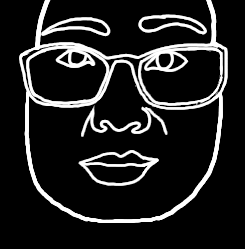
#> input picture script/thin_target/AIImage03315_repeat_up_dtc.png, 245 x 249 px, given as the content of the folder Github/Dataset_original/face_real/train_set/face_color_thin/, which was not available
$ python augment_edge_sample.py   (older library calls are emulated)
#> lines starting #> are read from the running program, lines starting #| are printed output that depends on the picture; pictures that were not available may be replaced by others from this repository, and a replacement may not be noted
# -*- coding: utf-8 -*-
from PIL import Image
import os
import numpy as np
import sys
import string
from PIL import ImageEnhance
#import ImageEnhance
import random
import argparse
import shutil
from pylab import *
from numpy import *

import glob

def make_parser():
	parser = argparse.ArgumentParser(description='Process Images.',
									 formatter_class=argparse.ArgumentDefaultsHelpFormatter)
	add_arg = parser.add_argument
	add_arg('--src_color',			default=False, type=str,			help='File pattern to load for training.')
	add_arg('--src_mask',			default=False, type=str,			help='File pattern to load for training mask.')
	add_arg('--src_label',			default=False, type=str,			help='File pattern to load for training label.')
	add_arg('--dst_color',			default=False, type=str,			help='Path  to save color images.')
	add_arg('--dst_mask',			default=False, type=str,			help='Path  to save mask images.')
	add_arg('--dst_label',			default=False, type=str,			help='Path  to save label images.')
	add_arg('--resize',				default=0, type=int,				help='images size.')
	add_arg('--augment',			default=0, type=int,				help='images size.')
	return parser

def histeq(im,nbr_bins = 256):
    """对一幅灰度图像进行直方图均衡化"""
    #计算图像的直方图
    #在numpy中，也提供了一个计算直方图的函数histogram(),第一个返回的是直方图的统计量，第二个为每个bins的中间值
    imhist,bins = histogram(im.flatten(),nbr_bins,normed= True)
    cdf = imhist.cumsum()   #
    cdf = 255.0 * cdf / cdf[-1]
    #使用累积分布函数的线性插值，计算新的像素值
    im2 = interp(im.flatten(),bins[:-1],cdf)
    return im2.reshape(im.shape),cdf

'''
def get_imlist(path):
	return [f for f in os.listdir(path) if (f.endswith('.bmp') or f.endswith('.jpg'))]
'''
#import pdb
def get_imlist(path, szExt):
	print(type(path))
	return [f for f in os.listdir(path) if (f.endswith(szExt) or f.endswith('.JPG') or f.endswith('.png'))]
#args=sys.argv

def resize_img():
	print("begin")
	parser = make_parser()
	args = parser.parse_args()
	args.src_color = r'E:\\Github\\Dataset_original\\face_real\\train_set\\face_color_thin/'              #'F:/edge_detection/sample/train_set/face_real/face_color_thin_dark/'
	args.src_mask = r'' #'F:/edge_detection/sample/train_set/face_real/face_mask_thin_dark/'
	args.src_label =r'E:\\Github\\Dataset_original\\face_real\\train_set\\face_label_thin/'  				  #'F:/edge_detection/sample/train_set/face_real/face_label_thin_dark/'

	args.dst_color = r'E:\\Github\\Dataset\\face_real\\train_set\\face_color_thin/'        		# r'F:/edge_detection/sample/train_set/face_real/face_color_thin_dark_512/'
	args.dst_mask =  r'' 	#r'F:/edge_detection/sample/train_set/face_real/face_mask_thin_dark_512/'
	args.dst_label =r'E:\\Github\\Dataset\\face_real\\train_set\\face_label_thin/'  		#r'F:/edge_detection/sample/train_set/face_real/face_label_thin_dark_512/'
	args.augment = 1
	args.resize = 512
	g_bMirror = 1
	g_lBright = 1
	g_lContrast = 1
	g_lNoise  = 1
	g_bHisteq = 0
	if os.path.isdir(args.dst_color):
		shutil.rmtree(args.dst_color)
	os.makedirs(args.dst_color)
	if os.path.isdir(args.dst_mask):
		shutil.rmtree(args.dst_mask)
	os.makedirs(args.dst_mask)
	if  os.path.isdir(args.dst_label):
		shutil.rmtree(args.dst_label)
	os.makedirs(args.dst_label)

	print("color={}; mask={}, label={}; dst_color={}; dst_mask={};  dst_label={}; ".format(args.src_color, args.src_mask, args.src_label, args.dst_color, args.dst_mask, args.dst_label))
	img_list = get_imlist(args.src_color, '.jpg')
	img_num = len(img_list)
	total_num =0
	resize = args.resize
	b_augment = args.augment
	if(len(img_list)==0):
		print("error: no image file found!")
		return -1
	for in_idx, in_ in enumerate(img_list):
		print("process #id {}, #total {}, #name {},".format(in_idx, img_num, in_,))
		in_color=(Image.open(args.src_color+in_))
#> in_color is the input picture: PIL image 245x249 L; min 0, max 255, mean 33.4
		(imgHeight, imgWidth)=in_color.size
#> imgHeight = 245; imgWidth = 249
		if(imgHeight>imgWidth):
			dstWidth = resize
			scale=(float)(dstWidth)/(float)(imgWidth)
			dstHeight=int(scale*imgHeight)
		else:
			dstHeight = resize
			scale=(float)(dstHeight)/(float)(imgHeight)
#> scale = 2.09
			dstWidth=(int)(scale*imgWidth)
#> dstWidth = 520
		xMin=int(random.uniform(0, (dstHeight-resize)/2))
		yMin=int(random.uniform(0, (dstWidth-resize)/2))
#> yMin = 2
		xMax=xMin+resize
		yMax=yMin+resize
#> yMax = 514
		box=(xMin,yMin,xMax,yMax)
#> box = (0, 2, 512, 514)
		#print box
		dstHeight = resize
		dstWidth = resize

		#resize color
		out_color = (in_color.resize((dstHeight,dstWidth),Image.BILINEAR))	 #改为双线性
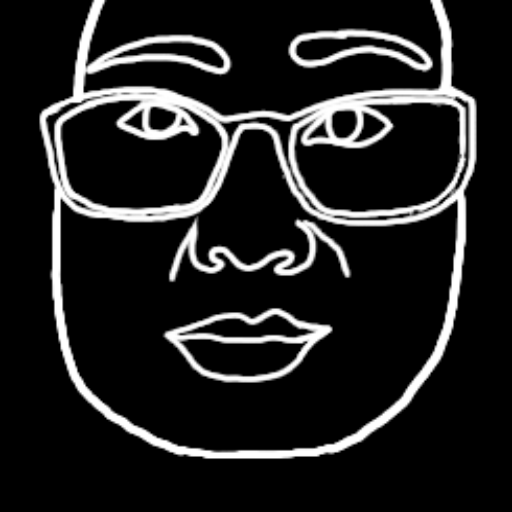
#> out_color: PIL image 512x512 L; min 0, max 255, mean 33.4
		outpath_color = args.dst_color
		#out_crop_color=out_color.crop(box)
		out_crop_color = out_color
		out_crop_color.save(outpath_color + in_)

		#resize label
		in_label_name = os.path.splitext(in_)[0]+'.png'
		#in_label_name = in_
		in_label = (Image.open(args.src_label+in_label_name))
		out_label = (in_label.resize((dstHeight,dstWidth),Image.BILINEAR))	  	 #改为双线性
		# [5 lines of commented-out code are left out]
		out_crop_label = out_label
		label_outpath = args.dst_label
		out_crop_label.save(label_outpath+in_label_name)

		#resize mask
		in_mask_name = os.path.splitext(in_)[0]+'.png'
		in_mask = (Image.open(args.src_mask + in_mask_name))
		out_mask = (in_mask.resize((dstHeight, dstWidth)))
		out_crop_mask = out_mask
		mask_outpath = args.dst_mask
		out_crop_mask.save(mask_outpath+in_mask_name)

		#augment
		total_num = total_num+1
		if(b_augment==1):
			[pre,sub]=os.path.splitext(in_)
			for i in range(g_lBright) :
				xMin=int(random.uniform(0, (dstHeight-resize)/2))
				yMin=int(random.uniform(0, (dstWidth-resize)/2))
				xMax=xMin+resize
				yMax=yMin+resize
				box=(xMin,yMin,xMax,yMax)
				#out_crop_color=out_color.crop(box)
				#out_crop_label = out_label.crop(box)
				out_crop_color = out_color
				out_crop_label = out_label
				out_crop_mask = out_mask
				imgBright = ImageEnhance.Brightness(out_crop_color)
				out_crop_color = imgBright.enhance(random.uniform(0.2, 2))
				out_crop_color.save("{}bright{}_{}".format(outpath_color, i, in_))
				out_crop_label.save("{}bright{}_{}".format(label_outpath, i, in_label_name))
				out_crop_mask.save("{}bright{}_{}".format(mask_outpath, i, in_mask_name))
				total_num = total_num+1
#> after the loop, total_num = 2
			for i in range(g_lContrast):
				xMin=int(random.uniform(0, (dstHeight-resize)/2))
				yMin=int(random.uniform(0, (dstWidth-resize)/2))
				xMax=xMin+resize
				yMax=yMin+resize
				box=(xMin,yMin,xMax,yMax)
				#out_crop_color=out_color.crop(box)
				#out_crop_label = out_label.crop(box)
				out_crop_color = out_color
				out_crop_label = out_label
				out_crop_mask = out_mask
				imgContrast = ImageEnhance.Contrast(out_crop_color)
				out_crop_color = imgContrast.enhance(random.uniform(0.2, 2))
				out_crop_color.save("{}contrast{}_{}".format(outpath_color, i, in_))
				out_crop_label.save("{}contrast{}_{}".format(label_outpath, i, in_label_name))
				out_crop_mask.save("{}contrast{}_{}".format(mask_outpath, i, in_mask_name))
				total_num = total_num+1
#> this loop made 1 pass
#> total_num on pass 1: 3
#> pass 1, in resize_img, `out_crop_color = imgContrast.enhance(random.uniform(0.2, 2))`:
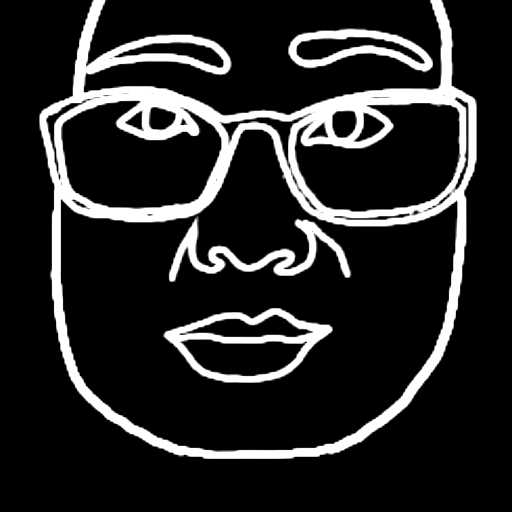
#> out_crop_color: PIL image 512x512 L; min 0, max 255, mean 38.2
#> after the loop, total_num = 3
			for i in range(g_lNoise):
				xMin=int(random.uniform(0, (dstHeight-resize)/2))
				yMin=int(random.uniform(0, (dstWidth-resize)/2))
				xMax=xMin+resize
				yMax=yMin+resize
				box=(xMin,yMin,xMax,yMax)
				#out_crop_color=out_color.crop(box)
				#out_crop_label = out_label.crop(box)
				out_crop_color = out_color
				out_crop_label = out_label
				out_crop_mask = out_mask
				out_crop_color = np.array(out_crop_color)
				rn = int(32*random.uniform(0.5, 1) )
				out_crop_color = out_crop_color +  np.random.randint(-rn, rn, size=out_crop_color.shape)
				out_crop_color[(out_crop_color>255).nonzero()] = 255
				out_crop_color[(out_crop_color<0).nonzero()] = 0
				out_crop_color = Image.fromarray(out_crop_color.astype(np.uint8))
				out_crop_color.save("{}noise{}_{}".format(outpath_color, i, in_))
				out_crop_label.save("{}noise{}_{}".format(label_outpath, i, in_label_name))
				out_crop_mask.save("{}noise{}_{}".format(mask_outpath, i, in_mask_name))
				total_num = total_num+1
#> this loop made 1 pass
#> total_num on pass 1: 4
#> pass 1, in resize_img, `out_crop_color = out_crop_color +  np.random.randint(-rn, rn, size=out..`:
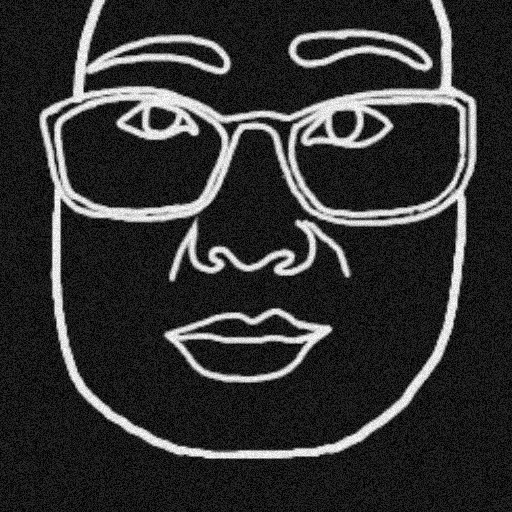
#> out_crop_color: shape (512, 512) int64; min -28, max 282, mean 32.9; drawn with min black and max white
#> after the loop, total_num = 4
			if 1 == g_bMirror:
				xMin=int(random.uniform(0, (dstHeight-resize)/2))
				yMin=int(random.uniform(0, (dstWidth-resize)/2))
				xMax=xMin+resize
				yMax=yMin+resize
				box=(xMin,yMin,xMax,yMax)
				#out_crop_color=out_color.crop(box)
				#out_crop_label = out_label.crop(box)
				out_crop_color = out_color
				out_crop_label = out_label
				out_crop_mask = out_mask
				out_crop_color=out_crop_color.transpose(Image.FLIP_LEFT_RIGHT)
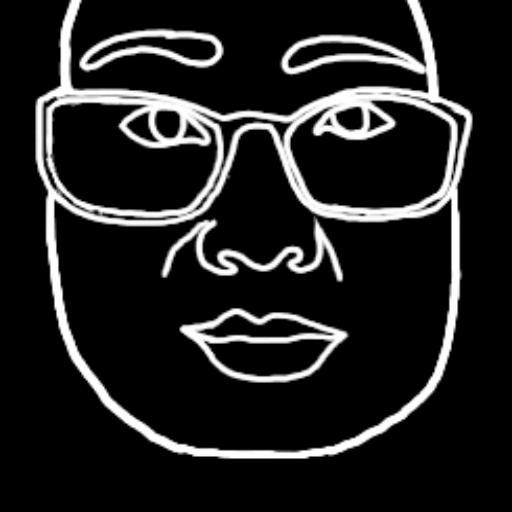
#> out_crop_color: PIL image 512x512 L; min 0, max 255, mean 33.4
				out_crop_color.save(outpath_color+'mirror_'+in_)
				out_label_mirror=out_crop_label.transpose(Image.FLIP_LEFT_RIGHT)
				out_label_mirror.save(label_outpath+'mirror_'+in_label_name)
				out_mask_mirror = out_crop_mask.transpose(Image.FLIP_LEFT_RIGHT)
				out_mask_mirror.save(mask_outpath+'mirror_'+in_mask_name)
				total_num = total_num+1
#> total_num = 5
			if 1 == g_bHisteq:
				xMin=int(random.uniform(0, (dstHeight-resize)/2))
				yMin=int(random.uniform(0, (dstWidth-resize)/2))
				xMax=xMin+resize
				yMax=yMin+resize
				box=(xMin,yMin,xMax,yMax)
				#out_crop_color=out_color.crop(box)
				#out_crop_label = out_label.crop(box)
				out_crop_color = out_color
				out_crop_label = out_label
				out_crop_mask = out_mask
				'''
				out_color_yuv = out_color.convert('YCbCr')
				y,u,v = out_color_yuv.split()
				#print y.mode
				yh,cdf = histeq(array(y));
				yh = (Image.fromarray(yh)).convert('L')
				out_crop_color = Image.merge("YCbCr",[yh,u,v])
				'''

				r,g,b = out_color.split()
				r,cdf = histeq(array(r))
				g,cdf = histeq(array(g))
				b,cdf = histeq(array(b))
				b = Image.fromarray(b).convert('L')
				g = Image.fromarray(g).convert('L')
				r = Image.fromarray(r).convert('L')
				out_crop_color = Image.merge("RGB",[r,g,b])

				out_crop_color.save(outpath_color+'histeq_'+in_)
				out_crop_label.save(label_outpath+'histeq_'+in_label_name)
				out_crop_mask.save(mask_outpath+'histeq_'+in_mask_name)
				total_num = total_num+1
			'''
			#flag = random.randint(1,2)
			flag = 1
			if(flag==1):
				roll = random.randint(1,45)
				out_crop_color = out_color
				out_crop_label = out_label
				out_crop_color=out_crop_color.rotate(roll)
				out_crop_label=out_crop_label.rotate(roll)
				out_crop_color.save(outpath_color+'rotate'+str(roll)+in_)
				out_crop_label.save(label_outpath+'rotate'+str(roll)+in_label_name)
				total_num = total_num+1
			flag = 2
			if(flag==2):
				roll = random.randint(315,359)
				out_crop_color = out_color
				out_crop_label = out_label
				out_crop_color=out_crop_color.rotate(roll)
				out_crop_label=out_crop_label.rotate(roll)
				out_crop_color.save(outpath_color+'rotate'+str(roll)+in_)
				out_crop_label.save(label_outpath+'rotate'+str(roll)+in_label_name)
				total_num = total_num+1
			'''
	print("#total_num={}  finsish !;".format(total_num))
#| #total_num=5  finsish !;


if __name__=="__main__":
	resize_img()

$ run again, on script/thin_target/AIImage03320_repeat_up_dtc.png
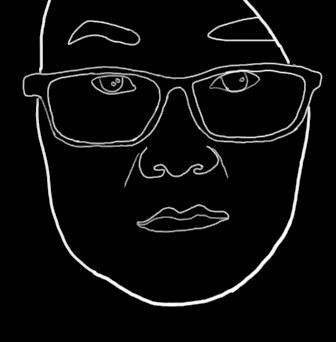
#> input picture script/thin_target/AIImage03320_repeat_up_dtc.png, 336 x 342 px, given as the content of the folder Github/Dataset_original/face_real/train_set/face_color_thin/, which was not available
#> in resize_img, in_color is the input picture: PIL image 336x342 L; min 0, max 255, mean 11.7
#> after the loop in resize_img, `for i in range(g_lBright) :`: total_num = 2
#> the loop in resize_img, `for i in range(g_lContrast):` made 1 pass
#> total_num on pass 1: 3
#> after the loop in resize_img, `for i in range(g_lContrast):`: total_num = 3
#> the loop in resize_img, `for i in range(g_lNoise):` made 1 pass
#> total_num on pass 1: 4
#> pass 1, in resize_img, `out_crop_color = out_crop_color +  np.random.randint(-rn, rn, size=out..`:
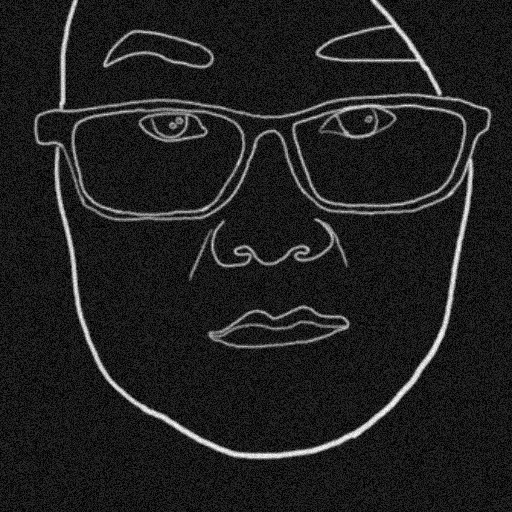
#> out_crop_color: shape (512, 512) int64; min -28, max 281, mean 11.2; drawn with min black and max white
#> after the loop in resize_img, `for i in range(g_lNoise):`: total_num = 4
#> in resize_img, `out_crop_color=out_crop_color.transpose(Image.FLIP_LEFT_RIGHT)`:
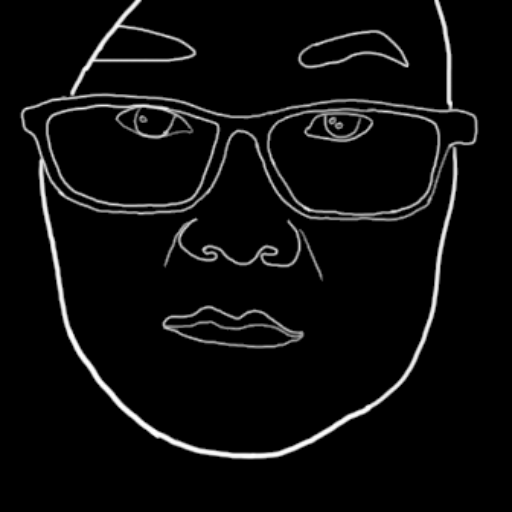
#> out_crop_color: PIL image 512x512 L; min 0, max 255, mean 11.7
#> in resize_img, `total_num = total_num+1`: total_num = 5
#| #total_num=5  finsish !;

$ run again, on script/thin_target/AIImage03323_repeat_up_dtc.png
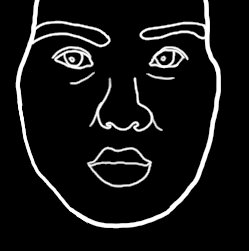
#> input picture script/thin_target/AIImage03323_repeat_up_dtc.png, 249 x 251 px, given as the content of the folder Github/Dataset_original/face_real/train_set/face_color_thin/, which was not available
#> in resize_img, in_color is the input picture: PIL image 249x251 L; min 0, max 255, mean 20.4
#> after the loop in resize_img, `for i in range(g_lBright) :`: total_num = 2
#> the loop in resize_img, `for i in range(g_lContrast):` made 1 pass
#> total_num on pass 1: 3
#> after the loop in resize_img, `for i in range(g_lContrast):`: total_num = 3
#> the loop in resize_img, `for i in range(g_lNoise):` made 1 pass
#> total_num on pass 1: 4
#> pass 1, in resize_img, `out_crop_color = out_crop_color +  np.random.randint(-rn, rn, size=out..`:
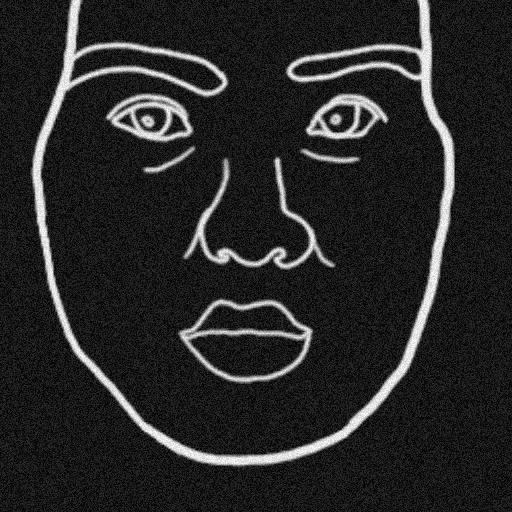
#> out_crop_color: shape (512, 512) int64; min -28, max 282, mean 19.9; drawn with min black and max white
#> after the loop in resize_img, `for i in range(g_lNoise):`: total_num = 4
#> in resize_img, `out_crop_color=out_crop_color.transpose(Image.FLIP_LEFT_RIGHT)`:
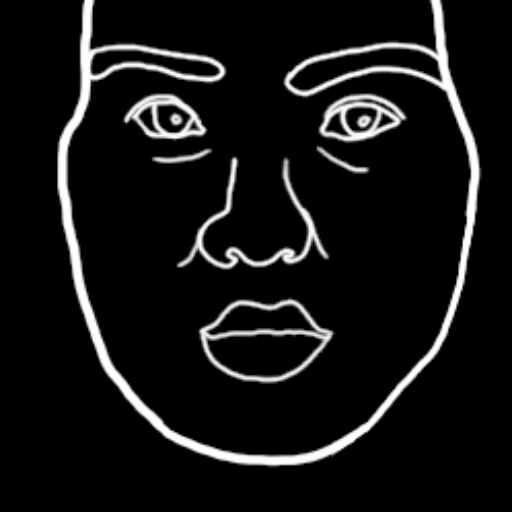
#> out_crop_color: PIL image 512x512 L; min 0, max 255, mean 20.4
#> in resize_img, `total_num = total_num+1`: total_num = 5
#| #total_num=5  finsish !;
